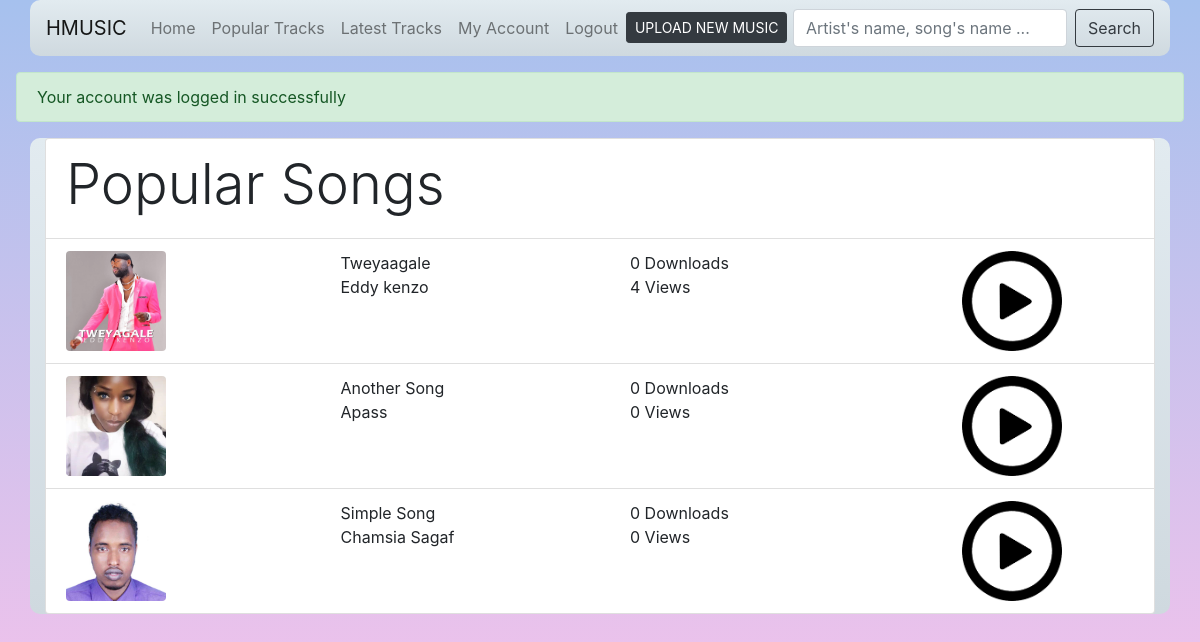
The page /popular_tracks.php (signed in) on the database its author committed.
### tables this page shows
CREATE TABLE `artist` (
  `artist_id` int(11) NOT NULL,
  `artist_name` varchar(45) DEFAULT NULL,
  `artist_biography` text DEFAULT NULL,
  `artist_details` varchar(45) DEFAULT NULL,
  `artist_photo` text NOT NULL
);

CREATE TABLE `songs` (
  `song_id` int(11) NOT NULL,
  `song_mp3` text DEFAULT NULL,
  `song_photo` text DEFAULT NULL,
  `song_date` text DEFAULT NULL,
  `aritst_id` varchar(35) DEFAULT NULL,
  `song_name` varchar(225) NOT NULL,
  `upload_by` int(11) NOT NULL
);

### files/functions.php (called while the page is built, shortened)
<?php
function get_popular_songs($conn){
	$songs = get_all_songs($conn);
	$_songs = array( );
	foreach ($songs as $key => $song) {
		$song['view_count'] = get_song_views($conn,$song['song_id']);
		$song['download_count'] = get_song_downloads($conn,$song['song_id']);
		array_push($_songs, $song);
	}
	for($j = 0; $j < (count($_songs) - 1);$j++) {
		for($i = 0; $i < (count($_songs) - 1);$i++) {
			if($_songs[$i]['view_count'] < $_songs[$i+1]['view_count'] ){
				$temp = $_songs[$i];
				$_songs[$i] = $_songs[$i+1];
				$_songs[$i+1] = $temp;
			}
		}
	}
 	return $_songs;
}
function get_song_downloads($conn,$song_id){
	$sql = "SELECT count(download_id) AS download FROM downloads WHERE song_id = {$song_id}";
 	$res = $conn->query($sql);
  	$data = $res->fetch_assoc();
  	return $data['download'];
}
function get_song_views($conn,$song_id){
	$sql = "SELECT count(view_id) AS view_count  FROM views WHERE song_id = {$song_id}";
 	$res = $conn->query($sql);
  	$data = $res->fetch_assoc();
  	return $data['view_count'];
}
function get_all_songs($conn,$upload_by = ""){
	if(strlen($upload_by) > 0){
		$sql = "SELECT * FROM artist,songs
				WHERE
					songs.aritst_id = artist.artist_id AND
					songs.upload_by = {$upload_by}
				ORDER BY artist_name ASC";
	}else{
		$sql = "SELECT * FROM artist,songs
				WHERE
					songs.aritst_id = artist.artist_id
				ORDER BY artist_name ASC";
	}
 	$res = $conn->query($sql);
 	$songs = array();
  	while ($data = $res->fetch_assoc()) {
  		array_push($songs, $data);
 	}
 	return $songs;
}

### popular_tracks.php (the view, shortened to what this page needs)
<?php
	include 'files/functions.php';
	$songs = get_popular_songs($conn);
?>
<?php require_once("files/header.php"); ?>
<div class="container">
	<ul class="list-group mt-md-3">
	  <li class="list-group-item">
	  	<h2 class="display-4">Popular Songs</h2>
	  </li>
	  <?php $i = 0; foreach ($songs as $key => $s):
	  ?>
	  		  <li class="list-group-item">
			  	<div class="row">
			  		<div class="col">
			  			<img class="img-fluid rounded" width="100" src="uploads/<?php echo $s['song_photo']; ?>" alt="">
			  		</div>
			  		<div class="col">
			  			<div class="row">
			  				<div class="col-12">
			  					<?php echo $s['song_name']; ?>
			  				</div>
			  				<div class="col-12">
			  					<?php echo $s['artist_name']; ?>
			  				</div>
			  			</div>
			  		</div>
			  		<div class="col">
			 		<div class="col">
				  			<div class="row">
				  				<div class="col-12">
				  					<?php echo $s['download_count']; ?> Downloads
				  				</div>
				  				<div class="col-12">
				  					<?php echo $s['view_count']; ?> Views
				  				</div>
				  			</div>
				  		</div>
			  		</div>
			  		<div class="col text-center">
			  			<a href="play.php?song=<?php echo($s['song_id']); ?>" title=""><img width="100" src="img/play.png" alt=""></a>
			  		</div>
			  	</div>
			  </li>
	  <?php endforeach ?>
	</ul>
</div>

### files/header.php (style rules this page uses)
body { background-image: linear-gradient(to top, #fbc2eb 0%, #a6c1ee 100%); background-repeat: no-repeat; background-size: cover; background-attachment: fixed; }
.container { background-image: linear-gradient(to top, #cfd9df 0%, #e2ebf0 100%); border-radius: 10px; }

### rows shown on the page
artist: songs.song_photo (placeholder picture), songs.song_name "Tweyaagale", artist_name "Eddy kenzo", songs.upload_by "0", view_count "4"
artist: songs.song_photo (picture), songs.song_name "Another Song", artist_name "Apass", download_count "0", view_count "0"
artist: songs.song_photo (picture), songs.song_name "Simple Song", artist_name "Chamsia Sagaf", download_count "0", view_count "0"

### other values the page prints
$_SESSION['message']['body'] "Your account was logged in successfully"
